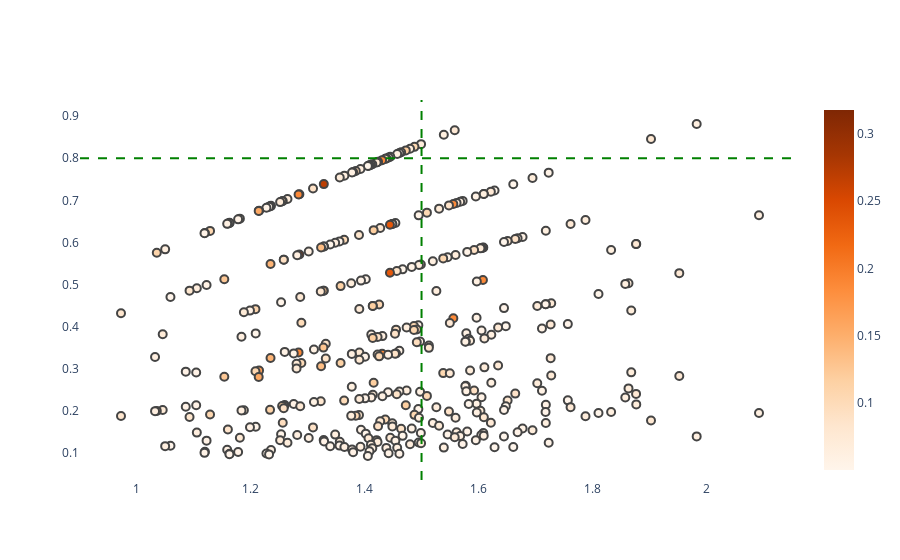

The code cell stored with this chart in its notebook:
### Code cell
data_scatter = dict(type='scatter',
    y=rulesLift['confidence'],
    x=rulesLift['lift'],
    #text=rulesLift.index,
    #mode='markers',
    #marker=dict(
    #size=rulesLift['support'],
    hovertemplate=#'Grand Prix: ' + df_racetracks["name_x"] + '<br>'
                    #'RuleID: ' + rulesLift.index + '<br>'+
                    'Lift: ' + rulesLift["lift"].astype(str) + '<br>'+
                    'Confidence: ' + rulesLift['confidence'].astype(str) + '<br>'+
                    'Support: ' + rulesLift['support'].astype(str) + '<br>'+    
                    'Antecedents: ' + rulesLift['antecedents'].astype(str) + '<br>'+
                    'Consequents: ' + rulesLift['consequents'].astype(str) + '<br>'
    '<extra></extra>',
    #color=scatterdf['Avg Salary'],  # set color equal to a variable
    #color_continuous_scale='mint',  # one of plotly colorscales
    #showscale=False,
    mode='markers',
    marker=dict(size=8,
                #size=rulesLift['support'],
                color=rulesLift['support'],
                colorscale='oranges',
                showscale=True,
                line_width=2),
    )
layout = dict(
    paper_bgcolor='rgba(0,0,0,0)',
    plot_bgcolor='rgba(0,0,0,0)'
)
fig = go.Figure(data=data_scatter, layout=layout)
fig.add_hline(y=0.8, line_width=2, line_dash="dash", line_color="green")
fig.add_vline(x=1.5, line_width=2, line_dash="dash", line_color="green")
fig

### Figure 1 — Plotly figure (JSON) as saved in the notebook; plotly's stock layout.template omitted (floating-point values rounded to 4 significant figures; data arrays with more than 128 entries replaced by an {"elided": "..."} marker saying what was removed)
{"data": [{"hovertemplate": {"elided": "386 str values"}, "marker": {"color": {"elided": "386 float values"}, "colorscale": [[0, "rgb(255,245,235)"], [0.125, "rgb(254,230,206)"], [0.25, "rgb(253,208,162)"], [0.375, "rgb(253,174,107)"], [0.5, "rgb(253,141,60)"], [0.625, "rgb(241,105,19)"], [0.75, "rgb(217,72,1)"], [0.875, "rgb(166,54,3)"], [1, "rgb(127,39,4)"]], "line": {"width": 2}, "showscale": true, "size": 8}, "mode": "markers", "type": "scatter", "x": {"elided": "386 float values"}, "y": {"elided": "386 float values"}}], "layout": {"paper_bgcolor": "rgba(0,0,0,0)", "plot_bgcolor": "rgba(0,0,0,0)", "shapes": [{"line": {"color": "green", "dash": "dash", "width": 2}, "type": "line", "x0": 0, "x1": 1, "xref": "x domain", "y0": 0.8, "y1": 0.8, "yref": "y"}, {"line": {"color": "green", "dash": "dash", "width": 2}, "type": "line", "x0": 1.5, "x1": 1.5, "xref": "x", "y0": 0, "y1": 1, "yref": "y domain"}]}}
